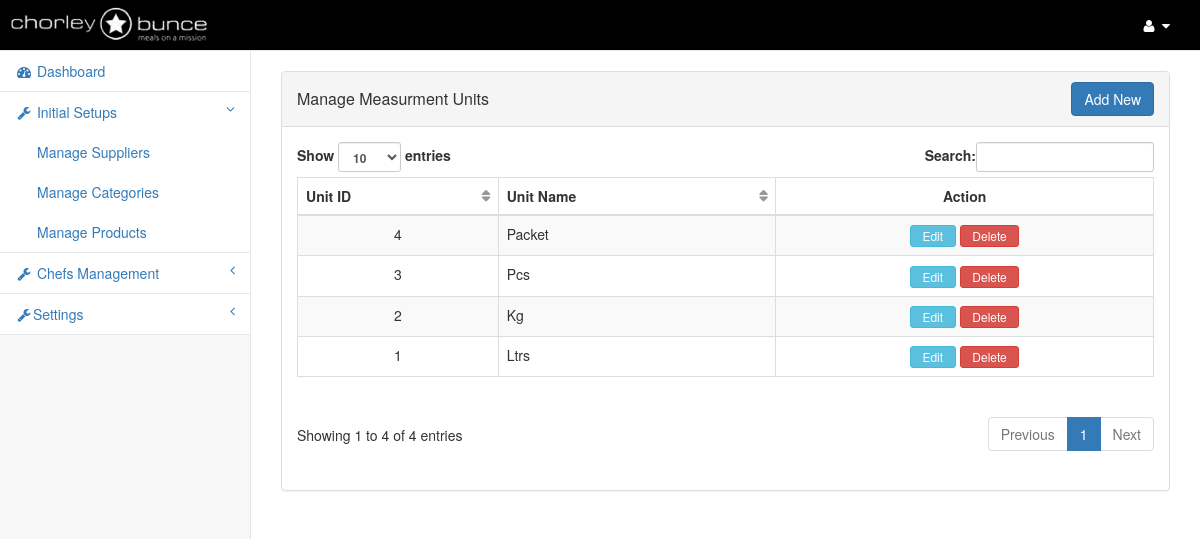
The app's page /manage-units.php (signed in) with its own data.
### tables this page shows
CREATE TABLE IF NOT EXISTS `measurment_units` (
  `id` int(11) NOT NULL,
  `unit_name` varchar(255) NOT NULL,
  `created_date` datetime NOT NULL,
  `updated_date` datetime NOT NULL
);

### includes/class.Main.php (called while the page is built, shortened)
<?php
class Main extends Pagination{
	public $dbcon;
	public function __construct(){
		$this->dbcon = mysqli_connect(DB_SERVER, DB_USERNAME, DB_PASSWORD,DB_DATABASE) or die('Oops connection error -> ' . mysqli_connect_error());
	}
	public function keyMaker($id){
		$secretkey='1HutysK98UuuhDasdfafdCrackThisBeeeeaaaatchkHgjsheIHFH44fheo1FhHEfo2oe6fifhkhs';
		$key=md5($id.$secretkey);
		return $key;
	}
	public function fetch($tblName,$optCondition="",$optorder="",$optlimit="",$optorderType="ASC"){
		if(trim($optCondition) != ""){
			$condition = " WHERE " . $optCondition;
		}else{
			$condition = "";
		}
		if(trim($optlimit) != ""){
			$limit = " ".$optlimit;
		}else{
			$limit = "";
		}
		if(trim($optorder) != ""){
			$sql="SELECT * FROM " . $tblName . $condition ." ORDER BY ". $optorder." ".$optorderType. $limit;
		}else{
			$sql="SELECT * FROM " . $tblName . $condition. $limit;
		}
		$result = mysqli_query($this->dbcon,$sql);
		while($row = mysqli_fetch_assoc($result)){
			$result_array[] = $row;
		}
		if(count($result_array)>0){
			return $result_array;
		}else{
			return array();
		}
	}
}
?>

### manage-units.php (the view, shortened to what this page needs)
<?php
include_once "includes/class.Main.php";
$dbf = new Main();
include 'application-top.php';
?>
<body>
    <div id="wrapper">
    	<nav class="navbar navbar-default navbar-static-top" role="navigation" style="margin-bottom: 0">
       		<?php include('admin-header.php'); ?>
			<?php include('left-menu.php'); ?>
         </nav>
         <div id="page-wrapper">
             <div class="row">
				 <div class="row">
                    <div class="col-lg-12">&nbsp;</div>
				 </div>
                <div class="col-lg-12">
                    <div class="panel panel-default">
                      <div class="panel-heading clearfix">
                        <h2 class="panel-title pull-left" style="line-height:34px;">Manage Measurment Units</h2>
                        <a href="add-unit" class="btn btn-primary pull-right">Add New</a>
                      </div>
                        <div class="panel-body">
                            <div class="dataTable_wrapper">
                                <table class="table table-striped table-bordered table-hover" id="tbl_content">
                                    <thead>
                                        <tr>
                                            <th>Unit ID</th>
                                          	<th>Unit Name</th>
                                            <th class="text-center">Action</th>
                                        </tr>
                                    </thead>
                                    <tbody>
									 <?php
                                     foreach($dbf->fetch("measurment_units","","id","","DESC") as $mea_det) {
                                     ?>
                                      <tr>
                                        <td  style="color:<?php echo $color; ?>" align="center"><?php echo $mea_det['id'];?></td>
                                        <td  style="color:<?php echo $color; ?>">
										 <?php echo $mea_det['unit_name'];?>
                                        </td>
                                        <td class="text-center">
                                        <a href="edit-unit?editId=<?php echo $mea_det['id'];?>&token=<?php echo $dbf->keymaker($mea_det['id']);?>" class="btn btn-info btn-xs">&nbsp;&nbsp;Edit&nbsp;&nbsp;</a>
                                        <a href="manage-units?operation=delete&id=<?php echo $mea_det['id'];?>&token=<?php echo $dbf->keyMaker($mea_det['id']);?>" class="btn btn-danger btn-xs" onClick="return confirm('Are you sure you want to delete this record ?')">&nbsp;&nbsp;Delete&nbsp;&nbsp;</a>
                                        </td>
                                      </tr>
                                      <?php } ?>
                                    </tbody>
                                </table>
                            </div>
                        </div>
                    </div>
                </div>
            </div>
         </div>
    </div>
</body>
</html>

### css/sb-admin-2.css (style rules this page uses)
body { background-color: #f8f8f8; }
#wrapper { width: 100%; }
#page-wrapper { padding: 0 15px; min-height: 568px; background-color: #fff; }
@media (min-width:768px) { #page-wrapper { position: inherit; margin: 0 0 0 250px; padding: 0 30px; border-left: 1px solid #e7e7e7; } }
.navbar-default { background-color:#000; height:auto; }
.navbar { min-height:0; }
table.dataTable thead .sorting, table.dataTable thead .sorting_asc, table.dataTable thead .sorting_desc, table.dataTable thead .sorting_asc_disabled, table.dataTable thead .sorting_desc_disabled { background: 0 0; }
table.dataTable thead .sorting:after { content: "\f0dc"; float: right; font-family: fontawesome; color: rgba(50,50,50,.5); }

### records on screen
measurment_units: id "4", unit_name "Packet"
measurment_units: id "3", unit_name "Pcs"
measurment_units: id "2", unit_name "Kg"
measurment_units: id "1", unit_name "Ltrs"
